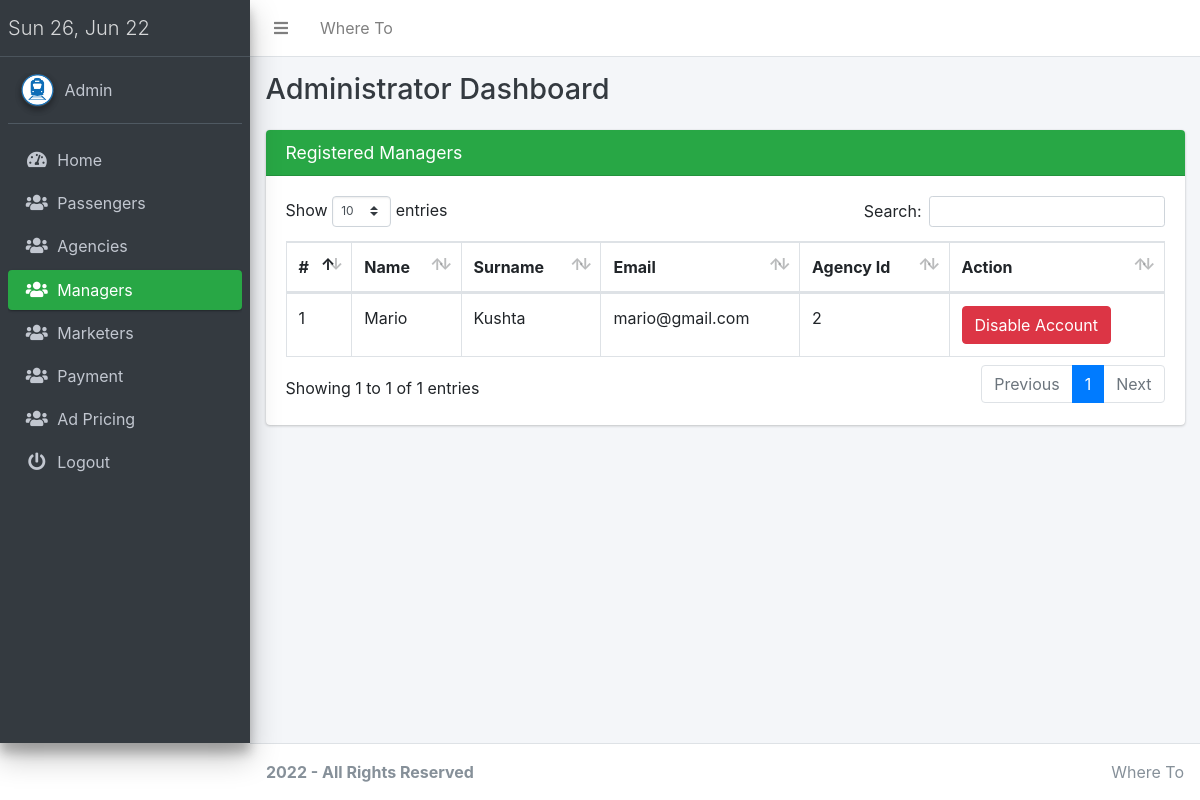
The page /pro/admin.php?page=managers (signed in) on the database its author committed.
### tables this page shows
CREATE TABLE `menager_and_marketing` (
  `id` int(11) NOT NULL,
  `agency_id` int(11) NOT NULL,
  `name` varchar(30) NOT NULL,
  `surname` varchar(30) NOT NULL,
  `email` varchar(50) NOT NULL,
  `password` varchar(40) NOT NULL,
  `type` int(11) NOT NULL,
  `status` int(11) NOT NULL DEFAULT 1
);

### conn.php (called while the page is built, shortened)
<?php
function connect()
{
    $conn = new mysqli("localhost", "root", "", "otrsphp");
    return $conn;
}
?>

### pro/admin/managers.php (the view, shortened to what this page needs)
<div class="content">
    <section class="content">
        <div class="container-fluid">
            <div class="row">
                <div class="col-sm-12">
                    <div class="card card-success">
                        <div class="card-header">
                            <h3 class="card-title">
                                Registered Managers</h3>
                        </div>
                        <div class="card-body">
                            <div class="table-responsive">
                                <table style="width: 100%;" id="example1" style="align-items: stretch;"
                                    class="table table-hover table-bordered">
                                    <thead>
                                        <tr>
                                            <th>#</th>
                                            <th>Name</th>
                                            <th>Surname</th>
                                            <th>Email</th>
                                            <th>Agency Id</th>
                                            <th>Action</th>
                                        </tr>
                                    </thead>
                                    <tbody>
                                        <?php
                                        $row = connect()->query("SELECT * FROM menager_and_marketing where type = 2 ORDER BY id DESC");
                                        $sn = 0;
                                        while ($fetch = $row->fetch_assoc()) {
                                            $id = $fetch['id']; ?><tr>
                                            <td><?php echo ++$sn; ?></td>
                                            <td><?php echo ($fetch['name']); ?></td>
                                            <td><?php echo ($fetch['surname']); ?></td>
                                            <td><?php echo ($fetch['email']); ?></td>
                                            <td><?php echo ($fetch['agency_id']); ?></td>
                                            <td>
                                                <?php
                                                    if ($fetch['status'] == 0) {
                                                    ?>
                                                <a href="admin.php?page=marketers&status=1&id=<?php echo $id; ?>">
                                                    <button
                                                        onclick="return confirm('You are about allowing this manager be able to login his/her account.')"
                                                        type="submit" class="btn btn-success">
                                                        Enable Account
                                                    </button></a>
                                                <?php } else { ?>
                                                <a href="admin.php?page=marketers&status=0&id=<?php echo $id; ?>">
                                                    <button
                                                        onclick="return confirm('You are about denying this manager access to  his/her account.')"
                                                        type="submit" class="btn btn-danger">
                                                        Disable Account
                                                    </button></a>
                                                <?php } ?>
                                            </td>
                                        </tr>
                                        <?php
                                        }
                                        ?>
                                    </tbody>
                                </table>
                            </div>
                        </div>
                    </div>
                </div>
            </div>
        </div>
</div>
</div>
</div>

### rows shown on the page
menager_and_marketing: name "Mario", surname "Kushta", email "mario@gmail.com", agency "2"

### other values the page prints
SITE_NAME "Where To"
